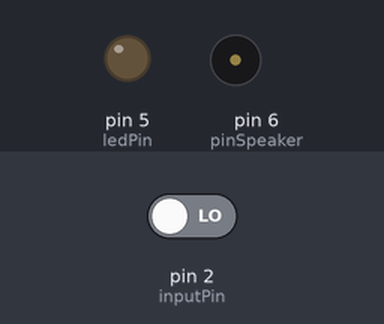
Recording of a sketch running on a simulated Arduino Uno, built with avr-gcc and run on an emulated ATmega328P. On the bench: output pins drawn as LEDs (lit = HIGH), buzzer (waves = sounding). The test bench sets the inputs (shaded band); at power-on: pin 2 (inputPin) LOW.

Above: at 1.8 s.
1.9 s: pin 2 (inputPin) driven HIGH
At 3.0 s:
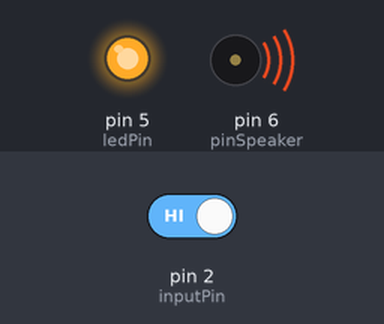
At 3.41 s:
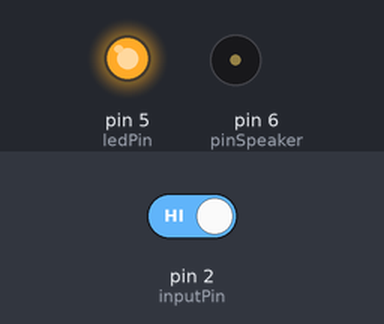
Timing chart, 0 to 10.9 s (numbered marks = the images above; inputs shaded):
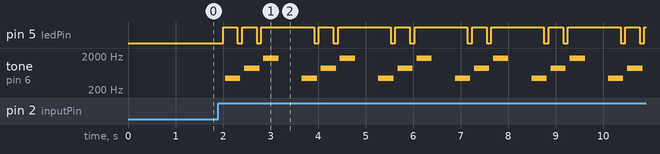

The sketch:

alarme.ino
```cpp
int ledPin = 5;
int inputPin = 2;
int pinSpeaker = 6;
int val = 0;

void setup() {
    pinMode(ledPin, OUTPUT);

    pinMode(inputPin, INPUT);

    pinMode(pinSpeaker, OUTPUT);

}

void joueSon (long duree, int frequence) {
    duree *= 1000;
    int period = (1.0 / frequence) * 1000000;

    long temps_passe = 0;

    while(temps_passe < duree) {
        digitalWrite(pinSpeaker, HIGH);
        delayMicroseconds(period/2);
        digitalWrite(pinSpeaker, LOW);
        delayMicroseconds(period/2);

        temps_passe = temps_passe + period;
    }
}
    void loop() {
        val = digitalRead(inputPin);

        if (val == HIGH){
            digitalWrite(ledPin, HIGH);
            joueSon(300, 440);
            digitalWrite(ledPin, LOW);
            delay(100);
            digitalWrite(ledPin, HIGH);
            joueSon(300, 880);
            digitalWrite(ledPin, LOW);
            delay(100);
            digitalWrite(ledPin, HIGH);
            joueSon(300, 1760);
            delay(500);
        }
        else {
            digitalWrite(ledPin, LOW);
            joueSon(0, 0);
            delay(500);
        }

}
```

Measured:
- after the input at 1.9 s, pin 5 (ledPin): LOW → HIGH after 0.10 s, then repeats every 1.6 s: LOW 0.10 s, HIGH 0.30 s, LOW 0.10 s, HIGH 1.1 s; tone on pin 6 (pinSpeaker): silent → 438 Hz after 0.14 s, then repeats every 1.6 s: silent 0.08 s, 873 Hz 0.32 s, silent 0.08 s, 1733 Hz 0.32 s, silent 0.49 s, 438 Hz 0.32 s
